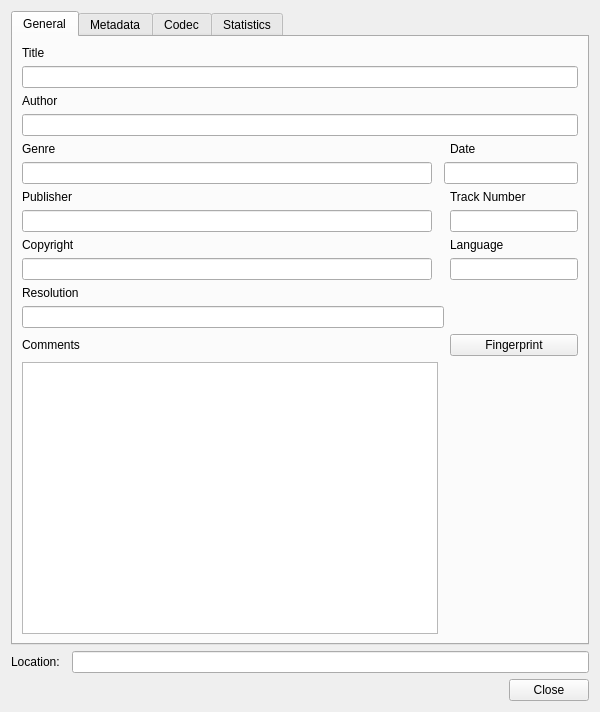
<?xml version="1.0" encoding="UTF-8"?>
<ui version="4.0">
 <class>MediaInformationDialog</class>
 <widget class="QWidget" name="MediaInformationDialog">
  <property name="windowModality">
   <enum>Qt::WindowModality::ApplicationModal</enum>
  </property>
  <property name="geometry">
   <rect>
    <x>0</x>
    <y>0</y>
    <width>600</width>
    <height>712</height>
   </rect>
  </property>
  <property name="windowTitle">
   <string>Current Media Information</string>
  </property>
  <layout class="QVBoxLayout" name="verticalLayout">
   <item>
    <widget class="QTabWidget" name="tabWidget">
     <property name="currentIndex">
      <number>0</number>
     </property>
     <widget class="QWidget" name="generalPage">
      <attribute name="title">
       <string>General</string>
      </attribute>
      <layout class="QGridLayout" name="gridLayout" rowstretch="0,0,0,0,0,0,0,0,0,0,0,0,0,0,0,0,0,0" columnstretch="1,0,0,0">
       <property name="bottomMargin">
        <number>9</number>
       </property>
       <item row="7" column="3">
        <widget class="QLineEdit" name="trackNumber">
         <property name="maximumSize">
          <size>
           <width>16777215</width>
           <height>16777215</height>
          </size>
         </property>
        </widget>
       </item>
       <item row="0" column="0">
        <widget class="QLabel" name="label">
         <property name="text">
          <string>Title</string>
         </property>
        </widget>
       </item>
       <item row="6" column="3">
        <widget class="QLabel" name="label_6">
         <property name="text">
          <string>Track Number</string>
         </property>
        </widget>
       </item>
       <item row="3" column="0" colspan="4">
        <widget class="QLineEdit" name="author"/>
       </item>
       <item row="4" column="3">
        <widget class="QLabel" name="label_4">
         <property name="text">
          <string>Date</string>
         </property>
        </widget>
       </item>
       <item row="1" column="0" colspan="4">
        <widget class="QLineEdit" name="title"/>
       </item>
       <item row="16" column="0">
        <widget class="QLabel" name="label_7">
         <property name="text">
          <string>Comments</string>
         </property>
        </widget>
       </item>
       <item row="9" column="3">
        <widget class="QLineEdit" name="language"/>
       </item>
       <item row="8" column="3">
        <widget class="QLabel" name="label_9">
         <property name="text">
          <string>Language</string>
         </property>
        </widget>
       </item>
       <item row="2" column="0">
        <widget class="QLabel" name="label_2">
         <property name="text">
          <string>Author</string>
         </property>
        </widget>
       </item>
       <item row="15" column="0" colspan="3">
        <widget class="QLineEdit" name="resolution"/>
       </item>
       <item row="17" column="0" colspan="2">
        <widget class="QTextBrowser" name="comments"/>
       </item>
       <item row="5" column="2" colspan="2">
        <widget class="QLineEdit" name="date"/>
       </item>
       <item row="17" column="3">
        <widget class="QLabel" name="label_13">
         <property name="sizePolicy">
          <sizepolicy hsizetype="Fixed" vsizetype="Fixed">
           <horstretch>0</horstretch>
           <verstretch>0</verstretch>
          </sizepolicy>
         </property>
         <property name="minimumSize">
          <size>
           <width>128</width>
           <height>128</height>
          </size>
         </property>
         <property name="maximumSize">
          <size>
           <width>128</width>
           <height>128</height>
          </size>
         </property>
         <property name="text">
          <string/>
         </property>
         <property name="pixmap">
          <pixmap resource="vura.qrc">:/img/images/vura-white.png</pixmap>
         </property>
         <property name="scaledContents">
          <bool>true</bool>
         </property>
        </widget>
       </item>
       <item row="4" column="0">
        <widget class="QLabel" name="label_5">
         <property name="text">
          <string>Genre</string>
         </property>
        </widget>
       </item>
       <item row="5" column="0">
        <widget class="QLineEdit" name="genre"/>
       </item>
       <item row="6" column="0">
        <widget class="QLabel" name="label_10">
         <property name="text">
          <string>Publisher</string>
         </property>
        </widget>
       </item>
       <item row="7" column="0">
        <widget class="QLineEdit" name="publisher"/>
       </item>
       <item row="8" column="0">
        <widget class="QLabel" name="label_11">
         <property name="text">
          <string>Copyright</string>
         </property>
        </widget>
       </item>
       <item row="9" column="0">
        <widget class="QLineEdit" name="copyright"/>
       </item>
       <item row="11" column="0">
        <widget class="QLabel" name="label_12">
         <property name="text">
          <string>Resolution</string>
         </property>
        </widget>
       </item>
       <item row="16" column="3">
        <widget class="QPushButton" name="fingerprint">
         <property name="toolTip">
          <string extracomment="Find meta data using audio fingerprinting"/>
         </property>
         <property name="text">
          <string>Fingerprint</string>
         </property>
        </widget>
       </item>
      </layout>
     </widget>
     <widget class="QWidget" name="metadataPage">
      <attribute name="title">
       <string>Metadata</string>
      </attribute>
      <layout class="QVBoxLayout" name="verticalLayout_2">
       <item>
        <widget class="QLabel" name="label_3">
         <property name="text">
          <string>Extra metadata and other information are shown in this panel.</string>
         </property>
        </widget>
       </item>
       <item>
        <widget class="QTextBrowser" name="metadata"/>
       </item>
      </layout>
     </widget>
     <widget class="QWidget" name="codecPage">
      <attribute name="title">
       <string>Codec</string>
      </attribute>
      <layout class="QVBoxLayout" name="verticalLayout_5">
       <item>
        <widget class="QLabel" name="label_8">
         <property name="text">
          <string>Information about what your media or stream is made of.</string>
         </property>
        </widget>
       </item>
       <item>
        <widget class="QLabel" name="label_16">
         <property name="text">
          <string>Muxer, Audio and Video Codecs, Subtitles are shown.</string>
         </property>
        </widget>
       </item>
       <item>
        <widget class="QTextBrowser" name="codec"/>
       </item>
      </layout>
     </widget>
     <widget class="QWidget" name="statisticsPage">
      <attribute name="title">
       <string>Statistics</string>
      </attribute>
      <layout class="QVBoxLayout" name="verticalLayout_6">
       <item>
        <widget class="QLabel" name="label_15">
         <property name="text">
          <string>Current media / stream statistics</string>
         </property>
        </widget>
       </item>
       <item>
        <widget class="QTextBrowser" name="statistics"/>
       </item>
      </layout>
     </widget>
    </widget>
   </item>
   <item>
    <layout class="QHBoxLayout" name="horizontalLayout_2">
     <property name="spacing">
      <number>12</number>
     </property>
     <property name="bottomMargin">
      <number>0</number>
     </property>
     <item>
      <widget class="QLabel" name="label_14">
       <property name="text">
        <string>Location:</string>
       </property>
      </widget>
     </item>
     <item>
      <widget class="QLineEdit" name="location">
       <property name="readOnly">
        <bool>true</bool>
       </property>
      </widget>
     </item>
    </layout>
   </item>
   <item>
    <layout class="QHBoxLayout" name="horizontalLayout_3">
     <property name="bottomMargin">
      <number>0</number>
     </property>
     <item>
      <spacer name="horizontalSpacer">
       <property name="orientation">
        <enum>Qt::Orientation::Horizontal</enum>
       </property>
       <property name="sizeHint" stdset="0">
        <size>
         <width>40</width>
         <height>20</height>
        </size>
       </property>
      </spacer>
     </item>
     <item>
      <widget class="QPushButton" name="close">
       <property name="text">
        <string>Close</string>
       </property>
      </widget>
     </item>
    </layout>
   </item>
  </layout>
 </widget>
 <resources>
  <include location="vura.qrc"/>
 </resources>
 <connections/>
</ui>
